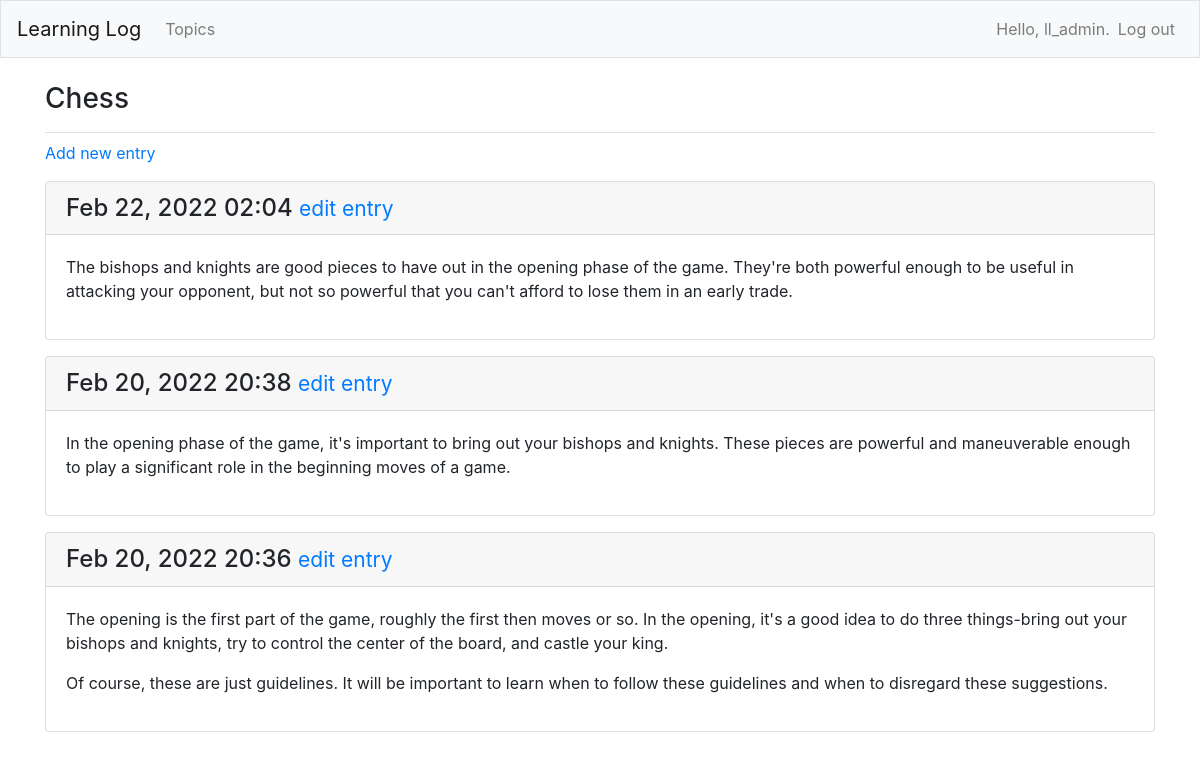
The page /topics/1/ (signed in) on the database its author committed.
### learning_logs/models.py (models this page shows, shortened)
class Topic(models.Model):
    text = models.CharField(max_length=200)
    date_added = models.DateTimeField(auto_now_add=True)
    owner = models.ForeignKey(User, on_delete=models.CASCADE)
    def __str__(self):
        return self.text

class Entry(models.Model):
    topic = models.ForeignKey(Topic, on_delete=models.CASCADE)
    text = models.TextField()
    date_added = models.DateTimeField(auto_now_add=True)
    class Meta:
        verbose_name_plural = "entries"

### learning_logs/views.py (the view)
# urls.py: path("topics/<int:topic_id>/", views.topic, name="topic"),
@login_required
def topic(request, topic_id):
    topic = Topic.objects.get(id=topic_id)
    check_topic_owner(topic.owner, request.user)
    entries = topic.entry_set.order_by("-date_added")
    context = {"topic": topic, "entries": entries}
    return render(request, "learning_logs/topic.html", context)

### learning_logs/helper_functions.py (called while the page is built)
def check_topic_owner(topic_owner, current_user):
    if topic_owner != current_user:
        raise Http404

### learning_logs/templates/learning_logs/topic.html
{% extends "learning_logs/base.html" %}
{% block page_header %}
  <h3>{{ topic }}</h3>
{% endblock page_header %}
{% block content %}
  <p>
    <a href="{% url 'learning_logs:new_entry' topic.id %}">Add new entry</a>
  </p>
  {% for entry in entries %}
    <div class="card mb-3">
      <h4 class="card-header">
        {{ entry.date_added|date:"M d, Y H:i" }}
        <small><a href="{% url 'learning_logs:edit_entry' entry.id %}">
          edit entry</a></small>
      </h4>
      <div class="card-body">
        {{ entry.text|linebreaks }}
      </div>
    </div>
  {% empty %}
    <p>There are no entries for this topic yet.</p>
  {% endfor %}
{% endblock content %}

### learning_logs/templates/learning_logs/base.html (shortened to what this page needs)
{% load bootstrap4 %}
<!doctype html>
<html lang="en">
<head>
  {% bootstrap_css %}
</head>
<body>
  <nav class="navbar navbar-expand-md navbar-light bg-light mb-4 border">
    <a class="navbar-brand" href="{% url 'learning_logs:index' %}">
        Learning Log</a>
    <div class="collapse navbar-collapse" id="navbarCollapse">
      <ul class="navbar-nav mr-auto">
        <li class="nav_item">
          <a class="nav-link" href="{% url 'learning_logs:topics' %}">
            Topics</a></li>
      </ul>
      <ul class="navbar-nav ml_auto">
        {% if user.is_authenticated %}
          <li class="nav-item">
            <span class="navbar-text">Hello, {{ user.username }}.</span>
          </li>
          <li class="nav-item">
            <a class="nav-link" href="{% url 'users:logout' %}">Log out</a>
          </li>
        {% endif %}
      </ul>
    </div>
  </nav>
  <main role="main" class="container">
    <div class="pb-2 mb-2 border-bottom">
      {% block page_header %}{% endblock page_header %}
    </div>
    <div>
      {% block content %}{% endblock content %}
    </div>
  </main>
</body>
</html>

### rows shown on the page
Topic: text "Chess"
Entry: date_added "Feb 22, 2022 02:04", text "The bishops and knights are good pieces to have out in the opening phase of the game. They're both powerful enough to be useful in attacking your opponent, but not so powerful that you can't afford to lose them in an early trade."
Entry: date_added "Feb 20, 2022 20:38", text "In the opening phase of the game, it's important to bring out your bishops and knights. These pieces are powerful and maneuverable enough to play a significant role in the beginning moves of a game."
Entry: date_added "Feb 20, 2022 20:36", text "The opening is the first part of the game, roughly the first then moves or so. In the opening, it's a good idea to do three things-bring out your bishops and knights, try to control the center of the board, and castle your king. Of course, these are just guidelines. It will be important to learn when to follow these guidelines and when to disregard these suggestions."

### other values the page prints
{{ user.username }} "ll_admin"
